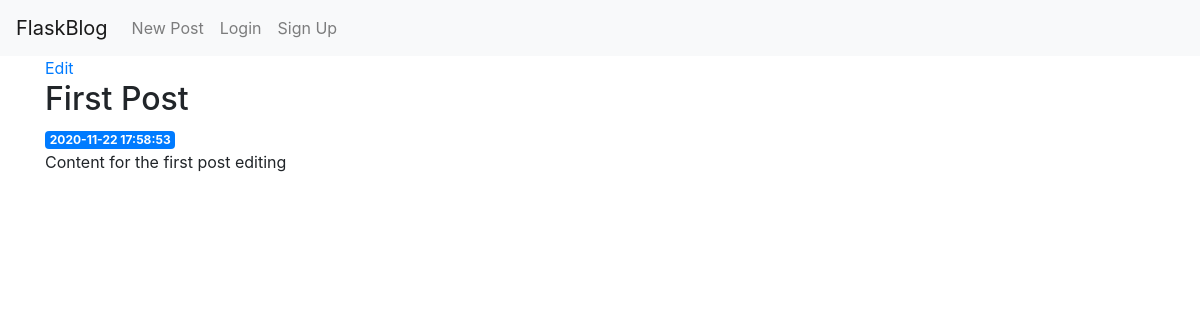
The page /1 on the database its author committed.
### tables this page shows
CREATE TABLE posts (
    id INTEGER PRIMARY KEY AUTOINCREMENT,
    created TIMESTAMP NOT NULL DEFAULT CURRENT_TIMESTAMP,
    title TEXT NOT NULL,
    content TEXT NOT NULL
);

### app.py (the view)
@app.route('/<int:post_id>')
def post(post_id):
    post = get_post(post_id)
    return render_template('post.html', post=post)

### app.py (called while the page is built)
def get_db_connection():
    conn = sqlite3.connect('database.db')
    conn.row_factory = sqlite3.Row
    return conn

def get_post(post_id):
    conn = get_db_connection()
    post = conn.execute('SELECT * FROM posts WHERE id = ?',
                        (post_id,)).fetchone()
    conn.close()
    if post is None:
        abort(404)
    return post

### templates/post.html
{% extends 'base.html' %}
{% block content %}
    <a href="{{ url_for('edit', id=post['id']) }}">Edit</a>
    <h2>{% block title %} {{ post['title'] }} {% endblock %}</h2>
    <span class="badge badge-primary">{{ post['created'] }}</span>
    <p>{{ post['content'] }}</p>
{% endblock %}

### rows shown on the page
posts: title "First Post", created "2020-11-22 17:58:53", content "Content for the first post editing"
